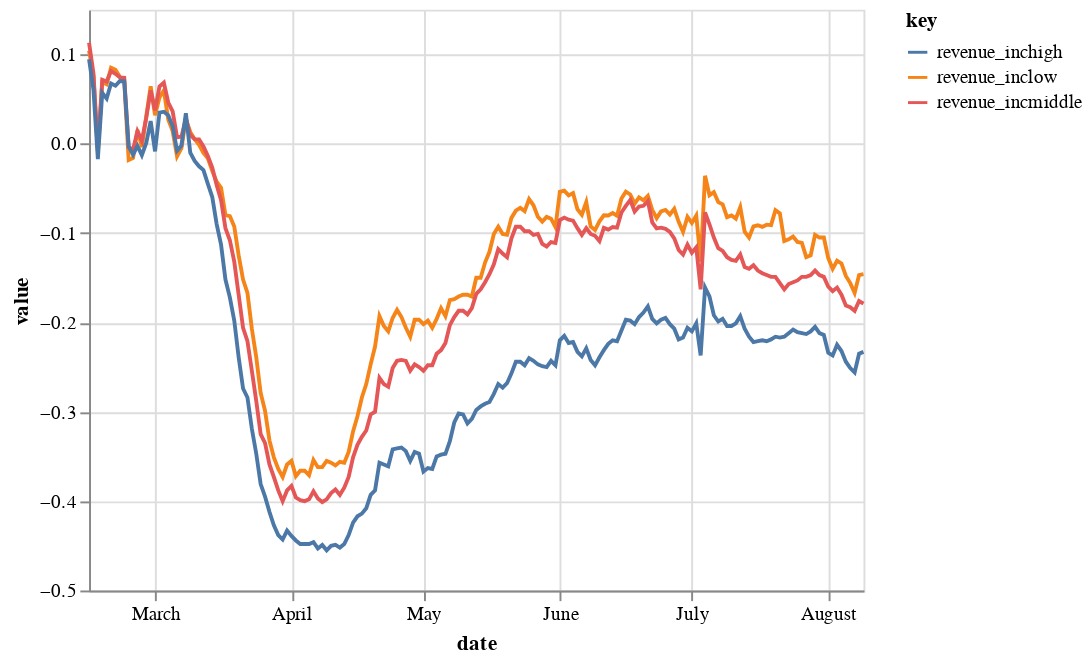

Notebook cell for this chart:
### Code cell
alt.Chart(revenue).mark_line().transform_fold(['revenue_inclow', 'revenue_incmiddle', 'revenue_inchigh']).transform_filter(alt.datum.date > alt.expr.toDate('2020-02-14')).encode(
    x='date:T',
    y= 'value:Q',
    color= 'key:N'
)

### Figure 1 — Vega-Lite specification as saved in the notebook (floating-point values rounded to 4 significant figures; data arrays with more than 128 entries replaced by an {"elided": "..."} marker saying what was removed)
{"config": {"view": {"continuousWidth": 400, "continuousHeight": 300}}, "data": {"name": "data-be40133485fe4ba21700a2ff31b6b271"}, "mark": "line", "encoding": {"color": {"type": "nominal", "field": "key"}, "x": {"type": "temporal", "field": "date"}, "y": {"type": "quantitative", "field": "value"}}, "transform": [{"fold": ["revenue_inclow", "revenue_incmiddle", "revenue_inchigh"]}, {"filter": "(datum.date > toDate('2020-02-14'))"}], "$schema": "https://vega.github.io/schema/vega-lite/v4.8.1.json", "datasets": {"data-be40133485fe4ba21700a2ff31b6b271": {"elided": "213 records"}}}
